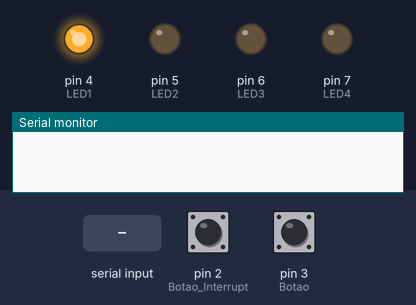
A sketch run on a simulated Arduino Uno, built with avr-gcc and run on an emulated ATmega328P. On the bench: output pins drawn as LEDs (lit = HIGH), the last lines printed to the serial monitor. Inputs (shaded band) come from the test bench; at power-on: pin 2 (Botao_Interrupt) HIGH, pin 3 (Botao) HIGH.

Above: at 0.15 s.
1.3 s: pin 2 (Botao_Interrupt) pulled LOW for 3.2 s
At 4.65 s:
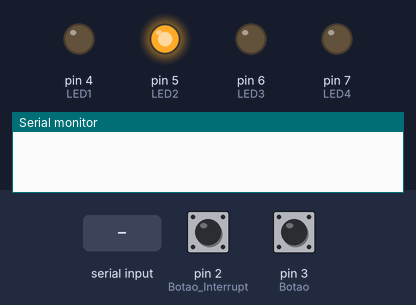
6.0 s: pin 3 (Botao) pulled LOW for 0.15 s
At 6.45 s:
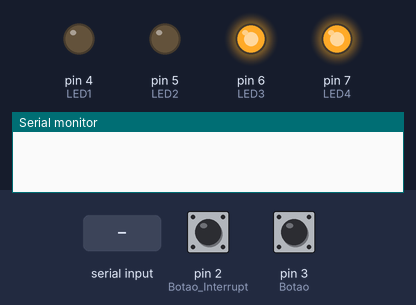
9.0 s: pin 3 (Botao) pulled LOW for 1 s
At 9.15 s:
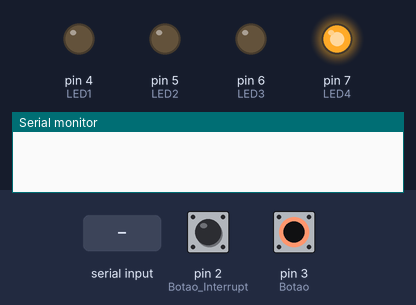
12.0 s: pin 3 (Botao) pulled LOW for 3.2 s
16.7 s: "90,45\n" received over Serial
19.7 s: "5\n" received over Serial
At 20.22 s:
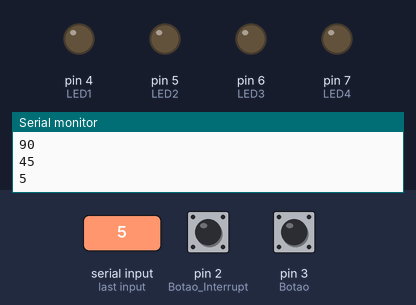
Timing chart, 0 to 23.7 s (numbered marks = the images above; inputs shaded):
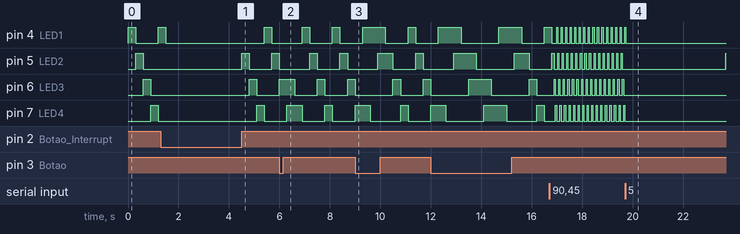

Measured:
- after the input at 16.7 s, pin 4 (LED1): alternates HIGH for 0.05 s and LOW for 0.14 s, starting after 0.28 s; pin 5 (LED2), pin 6 (LED3): alternates HIGH for 0.05 s and LOW for 0.14 s, starting after 0.19 s; pin 7 (LED4): alternates HIGH for 0.05 s and LOW for 0.14 s, starting after 0.24 s
- after the input at 19.7 s, pin 4 (LED1): goes on until 19.7 s, then stays LOW; pin 6 (LED3), pin 7 (LED4): stops changing and stays LOW

The sketch:

Trabalho03-Fernanda_Azevedo.ino
```cpp
// Trabalho 03
// Data: 12/05/2022
// Aluna: Fernanda Azevedo/1912623

#define LED1  4           // LED 1 PINO 4
#define LED2  5           // LED 2 PINO 5
#define LED3  6           // LED 3 PINO 6
#define LED4  7           // LED 4 PINO 7
#define Botao 3           // Botao Controlador de Passo
#define Botao_Interrupt 2 // Botao de Interrupção

//variaveis globais:
int tempo_delay = 300;

void (*PonteiroDeFuncao)(); //ponteiro de função da máquina de estados.
void (*temp)(); // posição da máquina de estados antes do stop

//Funções de Estado
void ESTADO_1(void);          // Passo 1 (Passo completo) e Passo 1 (Meio Passo)
void ESTADO_1_2(void);        // Passo 2 Meio Passo
void ESTADO_2(void);          // Passo 2 (Passo completo) e Passo 3 (Meio Passo)
void ESTADO_2_3(void);        // Passo 4 (Meio Passo)
void ESTADO_3(void);          // Passo 3 (Passo completo) e Passo 5 (Meio Passo)
void ESTADO_3_4(void);        // Passo 6 (Meio Passo)
void ESTADO_4(void);          // Passo 4 (Passo completo) e Passo 7 (Meio Passo)
void ESTADO_4_1(void);        // Passo 8 (Meio Passo)
void ESTADO_5(void);          // Estado de interrupção

void Botao_ISR();             // Função para interrupção do botao

void setup() {

  pinMode(LED1, OUTPUT);
  pinMode(LED2, OUTPUT);
  pinMode(LED3, OUTPUT);
  pinMode(LED4, OUTPUT);
  pinMode(Botao, INPUT_PULLUP);
  pinMode(Botao_Interrupt, INPUT_PULLUP);
  attachInterrupt(digitalPinToInterrupt(Botao_Interrupt), Botao_ISR, CHANGE);
  Serial.begin(9600);

}

void Botao_ISR(){
         if (!digitalRead(Botao_Interrupt)){
            temp = PonteiroDeFuncao;
            PonteiroDeFuncao = ESTADO_5;}
         else{
            PonteiroDeFuncao = temp;}
}

void ESTADO_1(void)
{
          digitalWrite(LED1, HIGH);
          digitalWrite(LED2, LOW);
          digitalWrite(LED3, LOW);
          digitalWrite(LED4, LOW);
          if(digitalRead(Botao)){
            PonteiroDeFuncao = ESTADO_2;}
          else
           {PonteiroDeFuncao = ESTADO_1_2;}
}

void ESTADO_1_2(void)
{
          digitalWrite(LED1, HIGH);
          digitalWrite(LED2, HIGH);
          digitalWrite(LED3, LOW);
          digitalWrite(LED4, LOW);
          if(digitalRead(Botao)){
           PonteiroDeFuncao = ESTADO_2;}
          else
           {PonteiroDeFuncao = ESTADO_2;}
}

void ESTADO_2(void)
{
          digitalWrite(LED1, LOW);
          digitalWrite(LED2, HIGH);
          digitalWrite(LED3, LOW);
          digitalWrite(LED4, LOW);
          if(digitalRead(Botao)){
           PonteiroDeFuncao = ESTADO_3;}
          else
           {PonteiroDeFuncao = ESTADO_2_3;}
}
void ESTADO_2_3(void)
{
          digitalWrite(LED1, LOW);
          digitalWrite(LED2, HIGH);
          digitalWrite(LED3, HIGH);
          digitalWrite(LED4, LOW);
          if(digitalRead(Botao)){
           PonteiroDeFuncao = ESTADO_3;}
          else
           {PonteiroDeFuncao = ESTADO_3;}
}

void ESTADO_3(void)
{
          digitalWrite(LED1, LOW);
          digitalWrite(LED2, LOW);
          digitalWrite(LED3, HIGH);
          digitalWrite(LED4, LOW);
          if(digitalRead(Botao)){
           PonteiroDeFuncao = ESTADO_4;}
          else
           {PonteiroDeFuncao = ESTADO_3_4;}
}

void ESTADO_3_4(void)
{
          digitalWrite(LED1, LOW);
          digitalWrite(LED2, LOW);
          digitalWrite(LED3, HIGH);
          digitalWrite(LED4, HIGH);
          if(digitalRead(Botao)){
            PonteiroDeFuncao = ESTADO_4;}
          else
           {PonteiroDeFuncao = ESTADO_4;}
}

void ESTADO_4(void)
{
          digitalWrite(LED1, LOW);
          digitalWrite(LED2, LOW);
          digitalWrite(LED3, LOW);
          digitalWrite(LED4, HIGH);
          if(digitalRead(Botao)){
           PonteiroDeFuncao = ESTADO_1;}
          else
           {PonteiroDeFuncao = ESTADO_4_1;}
}

void ESTADO_4_1(void)
{
          digitalWrite(LED1, HIGH);
          digitalWrite(LED2, LOW);
          digitalWrite(LED3, LOW);
          digitalWrite(LED4, HIGH);
          if(digitalRead(Botao)){
            PonteiroDeFuncao = ESTADO_1;}
          else
           {PonteiroDeFuncao = ESTADO_1;}
}


void ESTADO_5(void)
{
           digitalWrite(LED1, LOW);
           digitalWrite(LED2, LOW);
           digitalWrite(LED3, LOW);
           digitalWrite(LED4, LOW);
}

void loop()
{
        PonteiroDeFuncao = ESTADO_1; //aponta para o estado inicial.

        while(1)
        {
            if (Serial.available()>1){
            tempo_delay = Serial.parseInt();
            Serial.println(tempo_delay);}

           (*PonteiroDeFuncao)();    //chama a função apontada pelo ponteiro de função
           delay(tempo_delay);


        }
}
```
